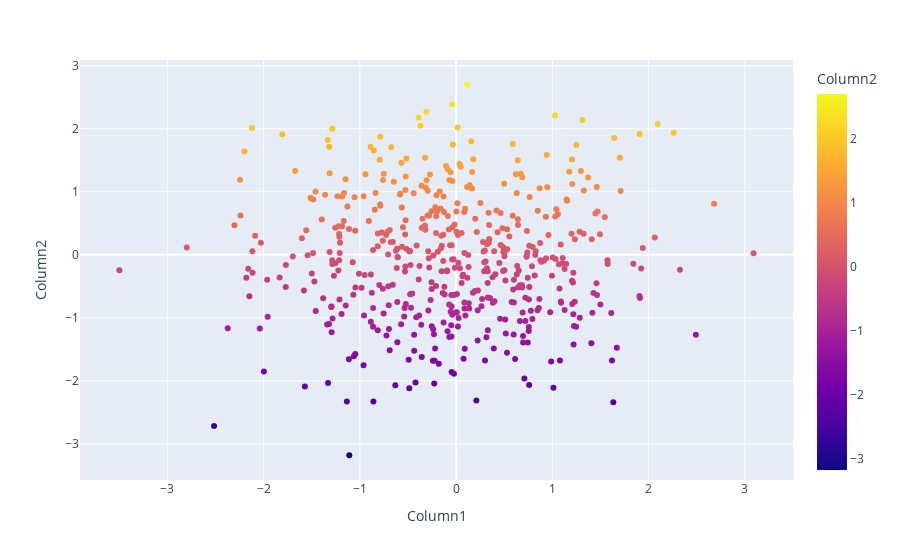

Here is the notebook cell this chart was saved with:
### Markdown cell above
problem statement:
 Write a program to draw a scatter plot for random 500 x and y coordinates and style it

### Code cell
#importing plotly express for scatterplot
import plotly.express as ply
#importing numpy
import numpy as np , pandas as pd
#generating random x axis and y axis values and creating a dataframe out of it
values = pd.DataFrame({'Column1': np.random.randn(500), 'Column2': np.random.randn(500)})
#plotting graph with plotly
ply.scatter(values, x="Column1", y="Column2",color="Column2")

### Figure 1 — Plotly figure (JSON) as saved in the notebook; plotly's stock layout.template omitted (floating-point values rounded to 4 significant figures; data arrays with more than 128 entries replaced by an {"elided": "..."} marker saying what was removed)
{"data": [{"hoverlabel": {"namelength": 0}, "hovertemplate": "Column1=%{x}<br>Column2=%{marker.color}", "legendgroup": "", "marker": {"color": {"elided": "500 float values"}, "coloraxis": "coloraxis", "symbol": "circle"}, "mode": "markers", "name": "", "showlegend": false, "type": "scatter", "x": {"elided": "500 float values"}, "xaxis": "x", "y": {"elided": "500 float values"}, "yaxis": "y"}], "layout": {"coloraxis": {"colorbar": {"title": {"text": "Column2"}}, "colorscale": [[0, "#0d0887"], [0.1111, "#46039f"], [0.2222, "#7201a8"], [0.3333, "#9c179e"], [0.4444, "#bd3786"], [0.5556, "#d8576b"], [0.6667, "#ed7953"], [0.7778, "#fb9f3a"], [0.8889, "#fdca26"], [1, "#f0f921"]]}, "legend": {"tracegroupgap": 0}, "margin": {"t": 60}, "xaxis": {"anchor": "y", "domain": [0, 1], "title": {"text": "Column1"}}, "yaxis": {"anchor": "x", "domain": [0, 1], "title": {"text": "Column2"}}}}
